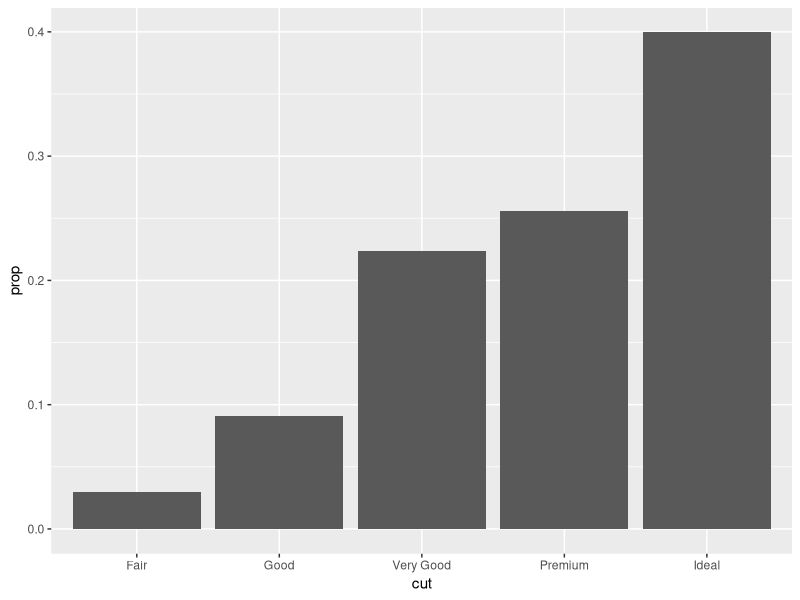

This figure's R source:
library(tidyverse)
mpg
diamonds


ggplot(data = diamonds) + 
  geom_bar(mapping = aes(x = cut, y = ..prop.., group=1))

